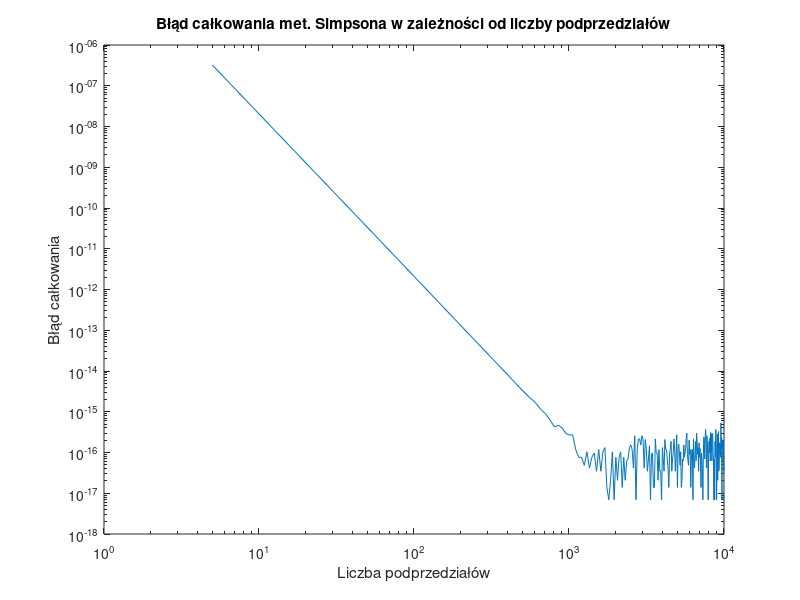

MATLAB code for this plot:
function [integration_error, Nt, ft_5, integral_1000] = zadanie3()
    % Numeryczne całkowanie metodą Simpsona.
    % Nt - wektor zawierający liczby podprzedziałów całkowania
    % integration_error - integration_error(1,i) zawiera błąd całkowania wyznaczony
    %   dla liczby podprzedziałów równej Nt(i). Zakładając, że obliczona wartość całki
    %   dla Nt(i) liczby podprzedziałów całkowania wyniosła integration_result,
    %   to integration_error(1,i) = abs(integration_result - reference_value),
    %   gdzie reference_value jest wartością referencyjną całki.
    % ft_5 - gęstość funkcji prawdopodobieństwa dla n=5
    % integral_1000 - całka od 0 do 5 funkcji gęstości prawdopodobieństwa
    %   dla 1000 podprzedziałów całkowania

    reference_value = 0.0473612919396179; % wartość referencyjna całki

    Nt = 5:50:10^4;
    integration_result = [];
	integration_error = [];
	for i = 1:length(Nt)
		integration_result(i) = integral(@f, Nt(i));
		integration_error(i) = abs(integration_result(i) - reference_value);
	end

    ft_5 = f(5);
    integral_1000 = integral(@f, 1000);

	figure;
	loglog(Nt, integration_error);
	xlabel('Liczba podprzedziałów');
	ylabel('Błąd całkowania');
	title('Błąd całkowania met. Simpsona w zależności od liczby podprzedziałów');
	saveas(gcf, 'zadanie3.png');

end

function d = f(t)
	sigma = 3;
	u = 10;
	d = 1/(sigma*sqrt(2*pi)) * exp(-((t-u).^2)/(2*sigma^2));
end

function res = integral (f, N)
	a = 0;
	b = 5;
	h = (b-a)/N;
	res = 0;
	for i = 1:N
		x1 = a + (i-1)*h;
		x2 = a + i*h;
		res = res + f(x1) + 4*f((x1+x2)/2) + f(x2);
	end
	res = res*h/6;
end